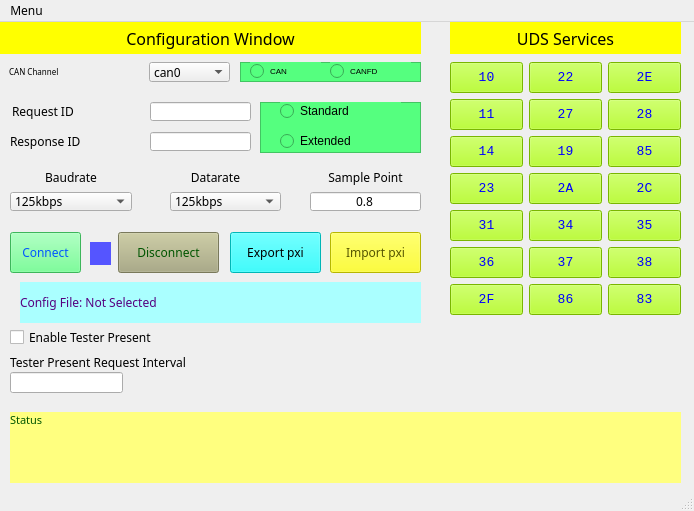
<?xml version="1.0" encoding="UTF-8"?>
<ui version="4.0">
 <class>MainWindow</class>
 <widget class="QMainWindow" name="MainWindow">
  <property name="geometry">
   <rect>
    <x>0</x>
    <y>0</y>
    <width>694</width>
    <height>511</height>
   </rect>
  </property>
  <property name="font">
   <font>
    <family>Malgun Gothic</family>
   </font>
  </property>
  <property name="windowTitle">
   <string>ProxiCAN</string>
  </property>
  <property name="toolTip">
   <string/>
  </property>
  <widget class="QWidget" name="centralwidget">
   <widget class="QLabel" name="label">
    <property name="geometry">
     <rect>
      <x>0</x>
      <y>0</y>
      <width>421</width>
      <height>32</height>
     </rect>
    </property>
    <property name="minimumSize">
     <size>
      <width>421</width>
      <height>32</height>
     </size>
    </property>
    <property name="maximumSize">
     <size>
      <width>500</width>
      <height>500</height>
     </size>
    </property>
    <property name="font">
     <font>
      <pointsize>12</pointsize>
     </font>
    </property>
    <property name="autoFillBackground">
     <bool>false</bool>
    </property>
    <property name="styleSheet">
     <string notr="true">background-color: rgb(255, 255, 0);</string>
    </property>
    <property name="text">
     <string>Configuration Window</string>
    </property>
    <property name="alignment">
     <set>Qt::AlignCenter</set>
    </property>
   </widget>
   <widget class="QLabel" name="label_2">
    <property name="geometry">
     <rect>
      <x>5</x>
      <y>40</y>
      <width>120</width>
      <height>20</height>
     </rect>
    </property>
    <property name="sizePolicy">
     <sizepolicy hsizetype="Fixed" vsizetype="Fixed">
      <horstretch>0</horstretch>
      <verstretch>0</verstretch>
     </sizepolicy>
    </property>
    <property name="minimumSize">
     <size>
      <width>120</width>
      <height>20</height>
     </size>
    </property>
    <property name="maximumSize">
     <size>
      <width>500</width>
      <height>500</height>
     </size>
    </property>
    <property name="baseSize">
     <size>
      <width>100</width>
      <height>20</height>
     </size>
    </property>
    <property name="font">
     <font>
      <pointsize>6</pointsize>
     </font>
    </property>
    <property name="text">
     <string>  CAN Channel  </string>
    </property>
   </widget>
   <widget class="QComboBox" name="cmb_CanChannel">
    <property name="geometry">
     <rect>
      <x>149</x>
      <y>40</y>
      <width>81</width>
      <height>20</height>
     </rect>
    </property>
    <property name="sizePolicy">
     <sizepolicy hsizetype="Preferred" vsizetype="Preferred">
      <horstretch>0</horstretch>
      <verstretch>0</verstretch>
     </sizepolicy>
    </property>
    <property name="minimumSize">
     <size>
      <width>81</width>
      <height>20</height>
     </size>
    </property>
    <property name="maximumSize">
     <size>
      <width>300</width>
      <height>50</height>
     </size>
    </property>
    <property name="baseSize">
     <size>
      <width>100</width>
      <height>20</height>
     </size>
    </property>
    <item>
     <property name="text">
      <string>can0</string>
     </property>
    </item>
    <item>
     <property name="text">
      <string>can1</string>
     </property>
    </item>
   </widget>
   <widget class="QFrame" name="frame_fdftype">
    <property name="geometry">
     <rect>
      <x>240</x>
      <y>40</y>
      <width>181</width>
      <height>20</height>
     </rect>
    </property>
    <property name="minimumSize">
     <size>
      <width>181</width>
      <height>20</height>
     </size>
    </property>
    <property name="maximumSize">
     <size>
      <width>500</width>
      <height>500</height>
     </size>
    </property>
    <property name="styleSheet">
     <string notr="true">background-color: rgb(85, 255, 127);</string>
    </property>
    <property name="frameShape">
     <enum>QFrame::StyledPanel</enum>
    </property>
    <property name="frameShadow">
     <enum>QFrame::Raised</enum>
    </property>
    <widget class="QRadioButton" name="radiobtn_fdftype_can">
     <property name="geometry">
      <rect>
       <x>10</x>
       <y>0</y>
       <width>71</width>
       <height>18</height>
      </rect>
     </property>
     <property name="minimumSize">
      <size>
       <width>71</width>
       <height>18</height>
      </size>
     </property>
     <property name="maximumSize">
      <size>
       <width>500</width>
       <height>500</height>
      </size>
     </property>
     <property name="baseSize">
      <size>
       <width>45</width>
       <height>20</height>
      </size>
     </property>
     <property name="font">
      <font>
       <pointsize>6</pointsize>
      </font>
     </property>
     <property name="text">
      <string>CAN</string>
     </property>
    </widget>
    <widget class="QRadioButton" name="radiobtn_fdftype_canfd">
     <property name="geometry">
      <rect>
       <x>90</x>
       <y>0</y>
       <width>81</width>
       <height>18</height>
      </rect>
     </property>
     <property name="minimumSize">
      <size>
       <width>81</width>
       <height>18</height>
      </size>
     </property>
     <property name="maximumSize">
      <size>
       <width>500</width>
       <height>500</height>
      </size>
     </property>
     <property name="baseSize">
      <size>
       <width>55</width>
       <height>20</height>
      </size>
     </property>
     <property name="font">
      <font>
       <pointsize>6</pointsize>
      </font>
     </property>
     <property name="text">
      <string>CANFD</string>
     </property>
    </widget>
   </widget>
   <widget class="QFrame" name="frame_idtype">
    <property name="geometry">
     <rect>
      <x>260</x>
      <y>80</y>
      <width>161</width>
      <height>51</height>
     </rect>
    </property>
    <property name="minimumSize">
     <size>
      <width>161</width>
      <height>51</height>
     </size>
    </property>
    <property name="maximumSize">
     <size>
      <width>500</width>
      <height>500</height>
     </size>
    </property>
    <property name="styleSheet">
     <string notr="true">background-color: rgb(85, 255, 127);</string>
    </property>
    <property name="frameShape">
     <enum>QFrame::StyledPanel</enum>
    </property>
    <property name="frameShadow">
     <enum>QFrame::Raised</enum>
    </property>
    <widget class="QRadioButton" name="radiobtn_idtype_standard">
     <property name="geometry">
      <rect>
       <x>20</x>
       <y>0</y>
       <width>121</width>
       <height>18</height>
      </rect>
     </property>
     <property name="minimumSize">
      <size>
       <width>121</width>
       <height>18</height>
      </size>
     </property>
     <property name="maximumSize">
      <size>
       <width>500</width>
       <height>500</height>
      </size>
     </property>
     <property name="text">
      <string>Standard</string>
     </property>
    </widget>
    <widget class="QRadioButton" name="radiobtn_idtype_extended">
     <property name="geometry">
      <rect>
       <x>20</x>
       <y>30</y>
       <width>121</width>
       <height>18</height>
      </rect>
     </property>
     <property name="minimumSize">
      <size>
       <width>121</width>
       <height>18</height>
      </size>
     </property>
     <property name="maximumSize">
      <size>
       <width>500</width>
       <height>500</height>
      </size>
     </property>
     <property name="text">
      <string>Extended</string>
     </property>
    </widget>
   </widget>
   <widget class="QLabel" name="label_3">
    <property name="geometry">
     <rect>
      <x>12</x>
      <y>80</y>
      <width>122</width>
      <height>19</height>
     </rect>
    </property>
    <property name="minimumSize">
     <size>
      <width>122</width>
      <height>19</height>
     </size>
    </property>
    <property name="maximumSize">
     <size>
      <width>122</width>
      <height>19</height>
     </size>
    </property>
    <property name="text">
     <string>Request ID</string>
    </property>
   </widget>
   <widget class="QLabel" name="label_4">
    <property name="geometry">
     <rect>
      <x>10</x>
      <y>110</y>
      <width>122</width>
      <height>19</height>
     </rect>
    </property>
    <property name="minimumSize">
     <size>
      <width>122</width>
      <height>19</height>
     </size>
    </property>
    <property name="maximumSize">
     <size>
      <width>122</width>
      <height>19</height>
     </size>
    </property>
    <property name="text">
     <string>Response ID</string>
    </property>
   </widget>
   <widget class="QLineEdit" name="lineEdit_reqmsgid">
    <property name="geometry">
     <rect>
      <x>150</x>
      <y>80</y>
      <width>101</width>
      <height>19</height>
     </rect>
    </property>
    <property name="minimumSize">
     <size>
      <width>101</width>
      <height>19</height>
     </size>
    </property>
    <property name="maximumSize">
     <size>
      <width>111</width>
      <height>19</height>
     </size>
    </property>
   </widget>
   <widget class="QLineEdit" name="lineEdit_resmsgid">
    <property name="geometry">
     <rect>
      <x>150</x>
      <y>110</y>
      <width>101</width>
      <height>19</height>
     </rect>
    </property>
    <property name="minimumSize">
     <size>
      <width>101</width>
      <height>19</height>
     </size>
    </property>
    <property name="maximumSize">
     <size>
      <width>111</width>
      <height>19</height>
     </size>
    </property>
   </widget>
   <widget class="QLabel" name="label_5">
    <property name="geometry">
     <rect>
      <x>10</x>
      <y>140</y>
      <width>122</width>
      <height>31</height>
     </rect>
    </property>
    <property name="minimumSize">
     <size>
      <width>122</width>
      <height>31</height>
     </size>
    </property>
    <property name="maximumSize">
     <size>
      <width>122</width>
      <height>31</height>
     </size>
    </property>
    <property name="text">
     <string>Baudrate</string>
    </property>
    <property name="alignment">
     <set>Qt::AlignCenter</set>
    </property>
   </widget>
   <widget class="QComboBox" name="cmb_baudrate">
    <property name="geometry">
     <rect>
      <x>10</x>
      <y>170</y>
      <width>122</width>
      <height>19</height>
     </rect>
    </property>
    <property name="minimumSize">
     <size>
      <width>122</width>
      <height>19</height>
     </size>
    </property>
    <property name="maximumSize">
     <size>
      <width>122</width>
      <height>19</height>
     </size>
    </property>
    <item>
     <property name="text">
      <string>125kbps</string>
     </property>
    </item>
    <item>
     <property name="text">
      <string>250kbps</string>
     </property>
    </item>
    <item>
     <property name="text">
      <string>500kbps</string>
     </property>
    </item>
    <item>
     <property name="text">
      <string>1mbps</string>
     </property>
    </item>
   </widget>
   <widget class="QComboBox" name="cmb_datarate">
    <property name="geometry">
     <rect>
      <x>170</x>
      <y>170</y>
      <width>111</width>
      <height>19</height>
     </rect>
    </property>
    <property name="minimumSize">
     <size>
      <width>111</width>
      <height>19</height>
     </size>
    </property>
    <property name="maximumSize">
     <size>
      <width>111</width>
      <height>19</height>
     </size>
    </property>
    <item>
     <property name="text">
      <string>125kbps</string>
     </property>
    </item>
    <item>
     <property name="text">
      <string>250kbps</string>
     </property>
    </item>
    <item>
     <property name="text">
      <string>500kbps</string>
     </property>
    </item>
    <item>
     <property name="text">
      <string>1mbps</string>
     </property>
    </item>
    <item>
     <property name="text">
      <string>2mbps</string>
     </property>
    </item>
    <item>
     <property name="text">
      <string>5mbps</string>
     </property>
    </item>
   </widget>
   <widget class="QLabel" name="label_datarate">
    <property name="geometry">
     <rect>
      <x>160</x>
      <y>140</y>
      <width>111</width>
      <height>31</height>
     </rect>
    </property>
    <property name="minimumSize">
     <size>
      <width>111</width>
      <height>31</height>
     </size>
    </property>
    <property name="maximumSize">
     <size>
      <width>111</width>
      <height>31</height>
     </size>
    </property>
    <property name="text">
     <string>Datarate</string>
    </property>
    <property name="alignment">
     <set>Qt::AlignCenter</set>
    </property>
   </widget>
   <widget class="QLabel" name="label_7">
    <property name="geometry">
     <rect>
      <x>310</x>
      <y>140</y>
      <width>111</width>
      <height>31</height>
     </rect>
    </property>
    <property name="minimumSize">
     <size>
      <width>111</width>
      <height>31</height>
     </size>
    </property>
    <property name="maximumSize">
     <size>
      <width>112</width>
      <height>31</height>
     </size>
    </property>
    <property name="text">
     <string>Sample Point</string>
    </property>
    <property name="alignment">
     <set>Qt::AlignCenter</set>
    </property>
   </widget>
   <widget class="QLineEdit" name="lineEdit_samplepoint">
    <property name="geometry">
     <rect>
      <x>310</x>
      <y>170</y>
      <width>111</width>
      <height>19</height>
     </rect>
    </property>
    <property name="minimumSize">
     <size>
      <width>111</width>
      <height>19</height>
     </size>
    </property>
    <property name="maximumSize">
     <size>
      <width>112</width>
      <height>19</height>
     </size>
    </property>
    <property name="toolTip">
     <string>provide the sample point ratio. if you want 75% then enter 0.75</string>
    </property>
    <property name="text">
     <string>0.8</string>
    </property>
    <property name="alignment">
     <set>Qt::AlignCenter</set>
    </property>
   </widget>
   <widget class="QPushButton" name="pushButton_connect">
    <property name="geometry">
     <rect>
      <x>10</x>
      <y>210</y>
      <width>71</width>
      <height>41</height>
     </rect>
    </property>
    <property name="minimumSize">
     <size>
      <width>71</width>
      <height>41</height>
     </size>
    </property>
    <property name="maximumSize">
     <size>
      <width>500</width>
      <height>500</height>
     </size>
    </property>
    <property name="styleSheet">
     <string notr="true">background-color: rgb(85, 255, 127);
color: rgb(0, 85, 255);</string>
    </property>
    <property name="text">
     <string>  Connect  </string>
    </property>
   </widget>
   <widget class="QPushButton" name="pushButton_disconnect">
    <property name="geometry">
     <rect>
      <x>118</x>
      <y>210</y>
      <width>101</width>
      <height>41</height>
     </rect>
    </property>
    <property name="minimumSize">
     <size>
      <width>101</width>
      <height>41</height>
     </size>
    </property>
    <property name="maximumSize">
     <size>
      <width>500</width>
      <height>500</height>
     </size>
    </property>
    <property name="styleSheet">
     <string notr="true">background-color: rgb(170, 170, 127);
color: rgb(0, 85, 0);</string>
    </property>
    <property name="text">
     <string> Disconnect </string>
    </property>
   </widget>
   <widget class="QPushButton" name="pushButton_exportconfig">
    <property name="geometry">
     <rect>
      <x>230</x>
      <y>210</y>
      <width>91</width>
      <height>41</height>
     </rect>
    </property>
    <property name="minimumSize">
     <size>
      <width>91</width>
      <height>41</height>
     </size>
    </property>
    <property name="maximumSize">
     <size>
      <width>500</width>
      <height>500</height>
     </size>
    </property>
    <property name="styleSheet">
     <string notr="true">background-color: rgb(0, 255, 255);
</string>
    </property>
    <property name="text">
     <string> Export pxi </string>
    </property>
   </widget>
   <widget class="QPushButton" name="pushButton_importconfig">
    <property name="geometry">
     <rect>
      <x>330</x>
      <y>210</y>
      <width>91</width>
      <height>41</height>
     </rect>
    </property>
    <property name="minimumSize">
     <size>
      <width>91</width>
      <height>41</height>
     </size>
    </property>
    <property name="maximumSize">
     <size>
      <width>500</width>
      <height>500</height>
     </size>
    </property>
    <property name="styleSheet">
     <string notr="true">background-color: rgb(255, 255, 0);
color: rgb(85, 85, 0);</string>
    </property>
    <property name="text">
     <string> Import pxi </string>
    </property>
   </widget>
   <widget class="QLabel" name="label_connectionstatus">
    <property name="geometry">
     <rect>
      <x>90</x>
      <y>220</y>
      <width>21</width>
      <height>23</height>
     </rect>
    </property>
    <property name="minimumSize">
     <size>
      <width>21</width>
      <height>23</height>
     </size>
    </property>
    <property name="maximumSize">
     <size>
      <width>500</width>
      <height>500</height>
     </size>
    </property>
    <property name="styleSheet">
     <string notr="true">background-color: rgb(85, 85, 255);</string>
    </property>
    <property name="text">
     <string/>
    </property>
   </widget>
   <widget class="QLabel" name="label_8">
    <property name="geometry">
     <rect>
      <x>450</x>
      <y>0</y>
      <width>231</width>
      <height>32</height>
     </rect>
    </property>
    <property name="minimumSize">
     <size>
      <width>231</width>
      <height>32</height>
     </size>
    </property>
    <property name="maximumSize">
     <size>
      <width>500</width>
      <height>500</height>
     </size>
    </property>
    <property name="font">
     <font>
      <pointsize>12</pointsize>
     </font>
    </property>
    <property name="autoFillBackground">
     <bool>false</bool>
    </property>
    <property name="styleSheet">
     <string notr="true">background-color: rgb(255, 255, 0);</string>
    </property>
    <property name="text">
     <string>UDS Services</string>
    </property>
    <property name="alignment">
     <set>Qt::AlignCenter</set>
    </property>
   </widget>
   <widget class="QLabel" name="lbl_statusbar">
    <property name="geometry">
     <rect>
      <x>10</x>
      <y>390</y>
      <width>671</width>
      <height>71</height>
     </rect>
    </property>
    <property name="minimumSize">
     <size>
      <width>671</width>
      <height>71</height>
     </size>
    </property>
    <property name="font">
     <font>
      <family>Candara</family>
      <pointsize>8</pointsize>
      <weight>50</weight>
      <bold>false</bold>
     </font>
    </property>
    <property name="styleSheet">
     <string notr="true">background-color: rgb(255, 255, 127);
color: rgb(0, 85, 0);</string>
    </property>
    <property name="text">
     <string>Status</string>
    </property>
    <property name="scaledContents">
     <bool>true</bool>
    </property>
    <property name="alignment">
     <set>Qt::AlignLeading|Qt::AlignLeft|Qt::AlignTop</set>
    </property>
    <property name="wordWrap">
     <bool>true</bool>
    </property>
   </widget>
   <widget class="QCheckBox" name="checkBox_EnableTesterPresent">
    <property name="geometry">
     <rect>
      <x>10</x>
      <y>300</y>
      <width>261</width>
      <height>31</height>
     </rect>
    </property>
    <property name="minimumSize">
     <size>
      <width>261</width>
      <height>31</height>
     </size>
    </property>
    <property name="text">
     <string>Enable Tester Present</string>
    </property>
   </widget>
   <widget class="QLabel" name="label_testerpresentinterval">
    <property name="geometry">
     <rect>
      <x>10</x>
      <y>330</y>
      <width>291</width>
      <height>21</height>
     </rect>
    </property>
    <property name="minimumSize">
     <size>
      <width>291</width>
      <height>21</height>
     </size>
    </property>
    <property name="text">
     <string>Tester Present Request Interval</string>
    </property>
   </widget>
   <widget class="QLineEdit" name="lineEdit_testerpresent_interval">
    <property name="geometry">
     <rect>
      <x>10</x>
      <y>350</y>
      <width>113</width>
      <height>21</height>
     </rect>
    </property>
    <property name="minimumSize">
     <size>
      <width>113</width>
      <height>20</height>
     </size>
    </property>
    <property name="toolTip">
     <string>Enter the interval of Tester present request in milliseconds</string>
    </property>
    <property name="text">
     <string/>
    </property>
   </widget>
   <widget class="QLabel" name="file_path_label">
    <property name="geometry">
     <rect>
      <x>20</x>
      <y>260</y>
      <width>401</width>
      <height>41</height>
     </rect>
    </property>
    <property name="styleSheet">
     <string notr="true">color: rgb(85, 0, 127);
background-color: rgb(170, 255, 255);</string>
    </property>
    <property name="text">
     <string>Config File: Not Selected</string>
    </property>
    <property name="wordWrap">
     <bool>true</bool>
    </property>
   </widget>
   <widget class="QWidget" name="">
    <property name="geometry">
     <rect>
      <x>450</x>
      <y>40</y>
      <width>231</width>
      <height>255</height>
     </rect>
    </property>
    <layout class="QGridLayout" name="gridLayout_UDSserviceButtons">
     <item row="1" column="0">
      <widget class="QPushButton" name="pushButton_11">
       <property name="minimumSize">
        <size>
         <width>51</width>
         <height>31</height>
        </size>
       </property>
       <property name="font">
        <font>
         <family>Lucida Console</family>
         <pointsize>10</pointsize>
        </font>
       </property>
       <property name="toolTip">
        <string>Opens ECU Reset Service Widget</string>
       </property>
       <property name="styleSheet">
        <string notr="true">background-color: rgb(170, 255, 0);
color: rgb(0, 0, 255);</string>
       </property>
       <property name="text">
        <string>11</string>
       </property>
      </widget>
     </item>
     <item row="5" column="0">
      <widget class="QPushButton" name="pushButton_36">
       <property name="minimumSize">
        <size>
         <width>51</width>
         <height>31</height>
        </size>
       </property>
       <property name="font">
        <font>
         <family>Lucida Console</family>
         <pointsize>10</pointsize>
        </font>
       </property>
       <property name="toolTip">
        <string>Opens Request Transfer Service Widget</string>
       </property>
       <property name="styleSheet">
        <string notr="true">background-color: rgb(170, 255, 0);
color: rgb(0, 0, 255);</string>
       </property>
       <property name="text">
        <string>36</string>
       </property>
      </widget>
     </item>
     <item row="3" column="1">
      <widget class="QPushButton" name="pushButton_2A">
       <property name="minimumSize">
        <size>
         <width>51</width>
         <height>31</height>
        </size>
       </property>
       <property name="font">
        <font>
         <family>Lucida Console</family>
         <pointsize>10</pointsize>
        </font>
       </property>
       <property name="toolTip">
        <string>Opens Read Data by Periodic Identifier Service Widget</string>
       </property>
       <property name="styleSheet">
        <string notr="true">background-color: rgb(170, 255, 0);
color: rgb(0, 0, 255);</string>
       </property>
       <property name="text">
        <string>2A</string>
       </property>
      </widget>
     </item>
     <item row="0" column="1">
      <widget class="QPushButton" name="pushButton_22">
       <property name="minimumSize">
        <size>
         <width>51</width>
         <height>31</height>
        </size>
       </property>
       <property name="font">
        <font>
         <family>Lucida Console</family>
         <pointsize>10</pointsize>
        </font>
       </property>
       <property name="toolTip">
        <string>Opens Read DID Service Widget</string>
       </property>
       <property name="styleSheet">
        <string notr="true">background-color: rgb(170, 255, 0);
color: rgb(0, 0, 255);</string>
       </property>
       <property name="text">
        <string>22</string>
       </property>
      </widget>
     </item>
     <item row="0" column="2">
      <widget class="QPushButton" name="pushButton_2E">
       <property name="minimumSize">
        <size>
         <width>51</width>
         <height>31</height>
        </size>
       </property>
       <property name="font">
        <font>
         <family>Lucida Console</family>
         <pointsize>10</pointsize>
        </font>
       </property>
       <property name="toolTip">
        <string>Opens Write DID Service Widget</string>
       </property>
       <property name="styleSheet">
        <string notr="true">background-color: rgb(170, 255, 0);
color: rgb(0, 0, 255);</string>
       </property>
       <property name="text">
        <string>2E</string>
       </property>
      </widget>
     </item>
     <item row="0" column="0">
      <widget class="QPushButton" name="pushButton_10">
       <property name="minimumSize">
        <size>
         <width>51</width>
         <height>31</height>
        </size>
       </property>
       <property name="font">
        <font>
         <family>Lucida Console</family>
         <pointsize>10</pointsize>
        </font>
       </property>
       <property name="toolTip">
        <string>Opens Diagnostic Session Control Service Widget</string>
       </property>
       <property name="styleSheet">
        <string notr="true">background-color: rgb(170, 255, 0);
color: rgb(0, 0, 255);</string>
       </property>
       <property name="text">
        <string>10</string>
       </property>
      </widget>
     </item>
     <item row="1" column="1">
      <widget class="QPushButton" name="pushButton_27">
       <property name="minimumSize">
        <size>
         <width>51</width>
         <height>31</height>
        </size>
       </property>
       <property name="font">
        <font>
         <family>Lucida Console</family>
         <pointsize>10</pointsize>
        </font>
       </property>
       <property name="toolTip">
        <string>Opens Security Access Service Widget</string>
       </property>
       <property name="styleSheet">
        <string notr="true">background-color: rgb(170, 255, 0);
color: rgb(0, 0, 255);</string>
       </property>
       <property name="text">
        <string>27</string>
       </property>
      </widget>
     </item>
     <item row="2" column="0">
      <widget class="QPushButton" name="pushButton_14">
       <property name="minimumSize">
        <size>
         <width>51</width>
         <height>31</height>
        </size>
       </property>
       <property name="font">
        <font>
         <family>Lucida Console</family>
         <pointsize>10</pointsize>
        </font>
       </property>
       <property name="toolTip">
        <string>Opens Clear Diagnostic Information Service Widget</string>
       </property>
       <property name="styleSheet">
        <string notr="true">background-color: rgb(170, 255, 0);
color: rgb(0, 0, 255);</string>
       </property>
       <property name="text">
        <string>14</string>
       </property>
      </widget>
     </item>
     <item row="2" column="2">
      <widget class="QPushButton" name="pushButton_85">
       <property name="minimumSize">
        <size>
         <width>51</width>
         <height>31</height>
        </size>
       </property>
       <property name="font">
        <font>
         <family>Lucida Console</family>
         <pointsize>10</pointsize>
        </font>
       </property>
       <property name="toolTip">
        <string>Opens Control DTC Setting Service Widget</string>
       </property>
       <property name="styleSheet">
        <string notr="true">background-color: rgb(170, 255, 0);
color: rgb(0, 0, 255);</string>
       </property>
       <property name="text">
        <string>85</string>
       </property>
      </widget>
     </item>
     <item row="3" column="2">
      <widget class="QPushButton" name="pushButton_2C">
       <property name="minimumSize">
        <size>
         <width>51</width>
         <height>31</height>
        </size>
       </property>
       <property name="font">
        <font>
         <family>Lucida Console</family>
         <pointsize>10</pointsize>
        </font>
       </property>
       <property name="toolTip">
        <string>Opens Dynamically Define Data Identifier Service Widget</string>
       </property>
       <property name="styleSheet">
        <string notr="true">background-color: rgb(170, 255, 0);
color: rgb(0, 0, 255);</string>
       </property>
       <property name="text">
        <string>2C</string>
       </property>
      </widget>
     </item>
     <item row="6" column="0">
      <widget class="QPushButton" name="pushButton_2F">
       <property name="minimumSize">
        <size>
         <width>51</width>
         <height>31</height>
        </size>
       </property>
       <property name="font">
        <font>
         <family>Lucida Console</family>
         <pointsize>10</pointsize>
        </font>
       </property>
       <property name="toolTip">
        <string>Opens IOCBI Service Widget</string>
       </property>
       <property name="styleSheet">
        <string notr="true">background-color: rgb(170, 255, 0);
color: rgb(0, 0, 255);</string>
       </property>
       <property name="text">
        <string>2F</string>
       </property>
      </widget>
     </item>
     <item row="6" column="1">
      <widget class="QPushButton" name="pushButton_86">
       <property name="minimumSize">
        <size>
         <width>51</width>
         <height>31</height>
        </size>
       </property>
       <property name="font">
        <font>
         <family>Lucida Console</family>
         <pointsize>10</pointsize>
        </font>
       </property>
       <property name="toolTip">
        <string>Opens Response on Event Service Widget</string>
       </property>
       <property name="styleSheet">
        <string notr="true">background-color: rgb(170, 255, 0);
color: rgb(0, 0, 255);</string>
       </property>
       <property name="text">
        <string>86</string>
       </property>
      </widget>
     </item>
     <item row="4" column="1">
      <widget class="QPushButton" name="pushButton_34">
       <property name="minimumSize">
        <size>
         <width>51</width>
         <height>31</height>
        </size>
       </property>
       <property name="font">
        <font>
         <family>Lucida Console</family>
         <pointsize>10</pointsize>
        </font>
       </property>
       <property name="toolTip">
        <string>Opens Request Download Service Widget</string>
       </property>
       <property name="styleSheet">
        <string notr="true">background-color: rgb(170, 255, 0);
color: rgb(0, 0, 255);</string>
       </property>
       <property name="text">
        <string>34</string>
       </property>
      </widget>
     </item>
     <item row="5" column="2">
      <widget class="QPushButton" name="pushButton_38">
       <property name="minimumSize">
        <size>
         <width>51</width>
         <height>31</height>
        </size>
       </property>
       <property name="font">
        <font>
         <family>Lucida Console</family>
         <pointsize>10</pointsize>
        </font>
       </property>
       <property name="toolTip">
        <string>Opens Request File Transfer Service Widget</string>
       </property>
       <property name="styleSheet">
        <string notr="true">background-color: rgb(170, 255, 0);
color: rgb(0, 0, 255);</string>
       </property>
       <property name="text">
        <string>38</string>
       </property>
      </widget>
     </item>
     <item row="5" column="1">
      <widget class="QPushButton" name="pushButton_37">
       <property name="minimumSize">
        <size>
         <width>51</width>
         <height>31</height>
        </size>
       </property>
       <property name="font">
        <font>
         <family>Lucida Console</family>
         <pointsize>10</pointsize>
        </font>
       </property>
       <property name="toolTip">
        <string>Opens Request Transfer Exit Service Widget</string>
       </property>
       <property name="styleSheet">
        <string notr="true">background-color: rgb(170, 255, 0);
color: rgb(0, 0, 255);</string>
       </property>
       <property name="text">
        <string>37</string>
       </property>
      </widget>
     </item>
     <item row="4" column="0">
      <widget class="QPushButton" name="pushButton_31">
       <property name="minimumSize">
        <size>
         <width>51</width>
         <height>31</height>
        </size>
       </property>
       <property name="font">
        <font>
         <family>Lucida Console</family>
         <pointsize>10</pointsize>
        </font>
       </property>
       <property name="toolTip">
        <string>Opens Routine Control Service Widget</string>
       </property>
       <property name="styleSheet">
        <string notr="true">background-color: rgb(170, 255, 0);
color: rgb(0, 0, 255);</string>
       </property>
       <property name="text">
        <string>31</string>
       </property>
      </widget>
     </item>
     <item row="6" column="2">
      <widget class="QPushButton" name="pushButton_83">
       <property name="minimumSize">
        <size>
         <width>51</width>
         <height>31</height>
        </size>
       </property>
       <property name="font">
        <font>
         <family>Lucida Console</family>
         <pointsize>10</pointsize>
        </font>
       </property>
       <property name="toolTip">
        <string>Opens Access Timing Parameter Service Widget</string>
       </property>
       <property name="styleSheet">
        <string notr="true">background-color: rgb(170, 255, 0);
color: rgb(0, 0, 255);</string>
       </property>
       <property name="text">
        <string>83</string>
       </property>
      </widget>
     </item>
     <item row="2" column="1">
      <widget class="QPushButton" name="pushButton_19">
       <property name="minimumSize">
        <size>
         <width>51</width>
         <height>31</height>
        </size>
       </property>
       <property name="font">
        <font>
         <family>Lucida Console</family>
         <pointsize>10</pointsize>
        </font>
       </property>
       <property name="toolTip">
        <string>Opens Read DTC Service Widget</string>
       </property>
       <property name="styleSheet">
        <string notr="true">background-color: rgb(170, 255, 0);
color: rgb(0, 0, 255);</string>
       </property>
       <property name="text">
        <string>19</string>
       </property>
      </widget>
     </item>
     <item row="1" column="2">
      <widget class="QPushButton" name="pushButton_28">
       <property name="minimumSize">
        <size>
         <width>51</width>
         <height>31</height>
        </size>
       </property>
       <property name="font">
        <font>
         <family>Lucida Console</family>
         <pointsize>10</pointsize>
        </font>
       </property>
       <property name="toolTip">
        <string>Opens Communication Control Service Widget</string>
       </property>
       <property name="styleSheet">
        <string notr="true">background-color: rgb(170, 255, 0);
color: rgb(0, 0, 255);</string>
       </property>
       <property name="text">
        <string>28</string>
       </property>
      </widget>
     </item>
     <item row="4" column="2">
      <widget class="QPushButton" name="pushButton_35">
       <property name="minimumSize">
        <size>
         <width>51</width>
         <height>31</height>
        </size>
       </property>
       <property name="font">
        <font>
         <family>Lucida Console</family>
         <pointsize>10</pointsize>
        </font>
       </property>
       <property name="toolTip">
        <string>Opens Request Upload Service Widget</string>
       </property>
       <property name="styleSheet">
        <string notr="true">background-color: rgb(170, 255, 0);
color: rgb(0, 0, 255);</string>
       </property>
       <property name="text">
        <string>35</string>
       </property>
      </widget>
     </item>
     <item row="3" column="0">
      <widget class="QPushButton" name="pushButton_23">
       <property name="minimumSize">
        <size>
         <width>51</width>
         <height>31</height>
        </size>
       </property>
       <property name="font">
        <font>
         <family>Lucida Console</family>
         <pointsize>10</pointsize>
        </font>
       </property>
       <property name="toolTip">
        <string>Opens Read Memory By Address Service Widget</string>
       </property>
       <property name="styleSheet">
        <string notr="true">background-color: rgb(170, 255, 0);
color: rgb(0, 0, 255);</string>
       </property>
       <property name="text">
        <string>23</string>
       </property>
      </widget>
     </item>
    </layout>
   </widget>
  </widget>
  <widget class="QMenuBar" name="menubar">
   <property name="geometry">
    <rect>
     <x>0</x>
     <y>0</y>
     <width>694</width>
     <height>22</height>
    </rect>
   </property>
   <widget class="QMenu" name="menuMenu">
    <property name="title">
     <string>Menu</string>
    </property>
    <addaction name="actionSettings"/>
    <addaction name="actionLog_Files_Location"/>
   </widget>
   <addaction name="menuMenu"/>
  </widget>
  <widget class="QStatusBar" name="statusbar"/>
  <action name="actionSettings">
   <property name="text">
    <string>UDS Service Settings</string>
   </property>
  </action>
  <action name="actionLog_Files_Location">
   <property name="text">
    <string>Log Files Location</string>
   </property>
  </action>
 </widget>
 <resources/>
 <connections/>
</ui>
